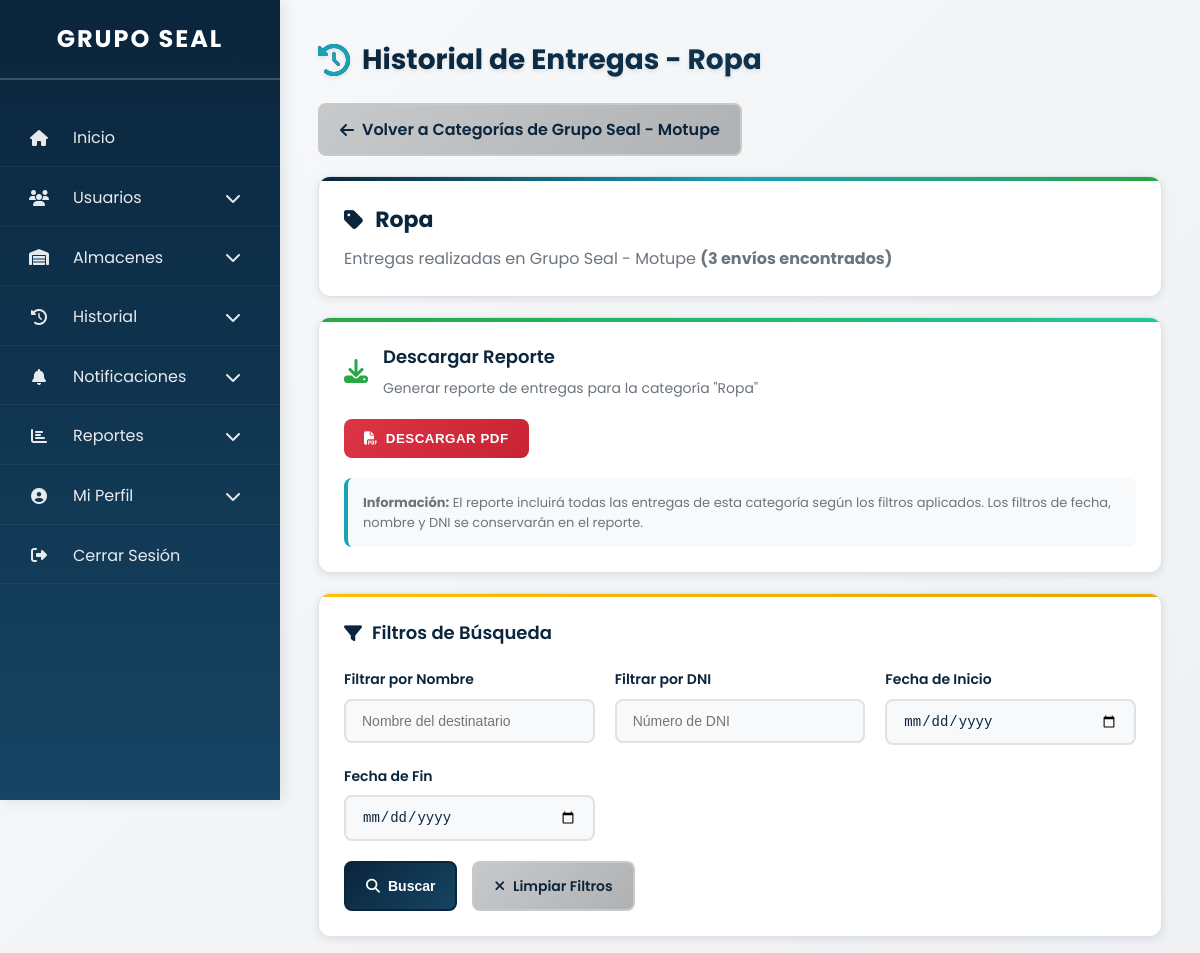
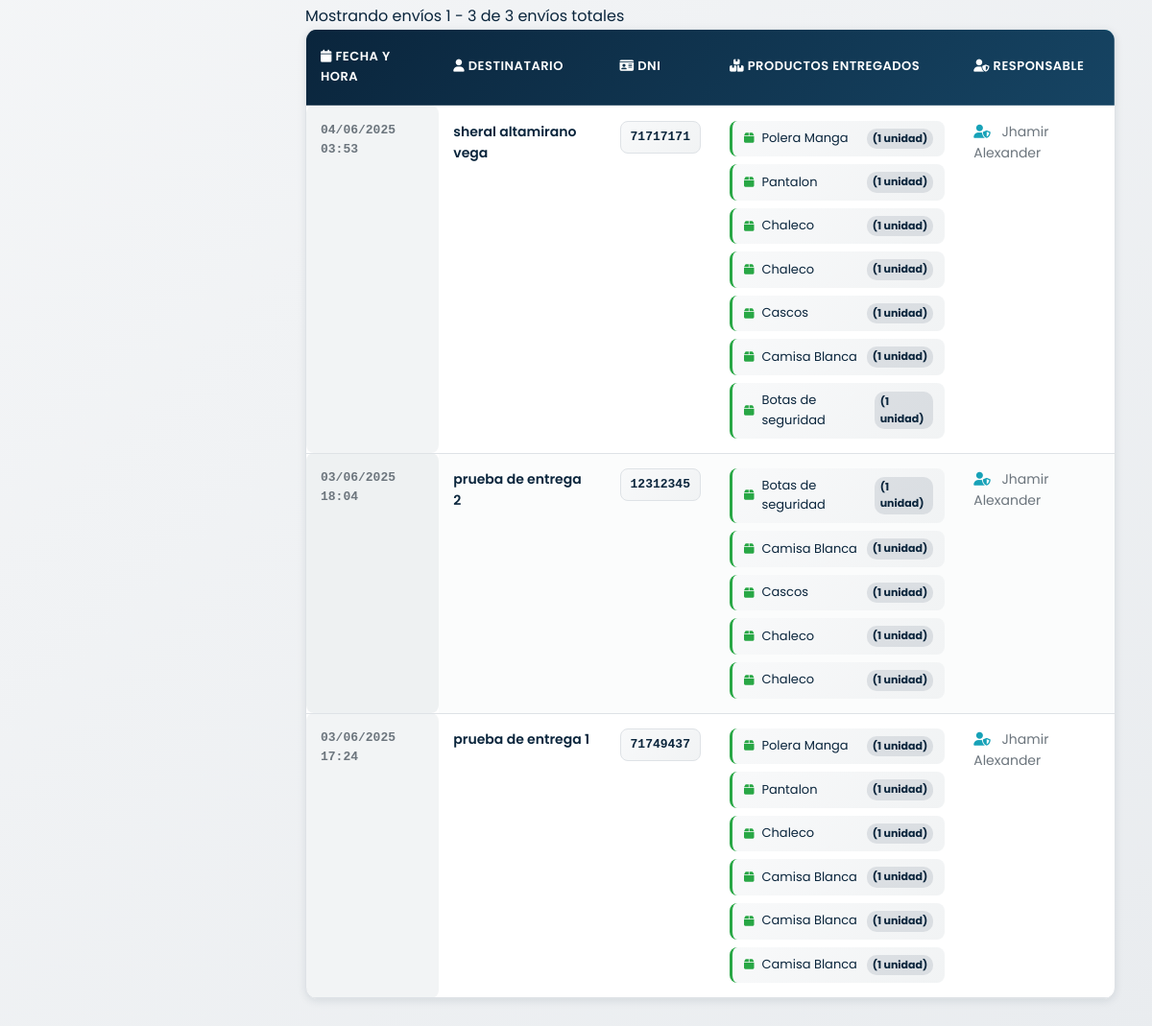
Page /entregas/historial.php?almacen_id=3&categoria_id=1 (signed in) on the committed database (2 pictures, top to bottom).
### tables this page shows
CREATE TABLE `categorias` (
  `id` int(11) NOT NULL,
  `nombre` varchar(100) NOT NULL
);

CREATE TABLE `almacenes` (
  `id` int(11) NOT NULL,
  `nombre` varchar(100) NOT NULL,
  `ubicacion` varchar(255) NOT NULL
);

CREATE TABLE `entrega_uniformes` (
  `id` int(11) NOT NULL,
  `usuario_responsable_id` int(11) NOT NULL,
  `nombre_destinatario` varchar(100) NOT NULL,
  `dni_destinatario` varchar(8) NOT NULL,
  `producto_id` int(11) NOT NULL,
  `cantidad` int(11) NOT NULL,
  `almacen_id` int(11) NOT NULL,
  `fecha_entrega` timestamp NOT NULL DEFAULT current_timestamp()
);

CREATE TABLE `usuarios` (
  `id` int(11) NOT NULL,
  `nombre` varchar(64) NOT NULL,
  `apellidos` varchar(100) NOT NULL,
  `dni` varchar(8) NOT NULL,
  `celular` varchar(15) NOT NULL,
  `direccion` varchar(255) DEFAULT NULL,
  `correo` varchar(100) NOT NULL,
  `contrasena` varchar(255) NOT NULL,
  `almacen_id` int(11) DEFAULT NULL,
  `rol` enum('admin','almacenero') NOT NULL,
  `estado` enum('activo','inactivo') DEFAULT 'activo',
  `fecha_registro` timestamp NOT NULL DEFAULT current_timestamp()
);

### entregas/historial.php (the view, shortened to what the rows shown need)
<?php
$usuario_almacen_id = $_SESSION["almacen_id"] ?? null;
$usuario_rol = $_SESSION["user_role"] ?? "usuario";
require_once "../config/database.php";
$filtro_almacen_id = isset($_GET['almacen_id']) ? (int)$_GET['almacen_id'] : null;
$filtro_categoria_id = isset($_GET['categoria_id']) ? (int)$_GET['categoria_id'] : null;
$almacen_id_mostrar = null;
if ($usuario_rol == 'admin') {
    $almacen_id_mostrar = $filtro_almacen_id;
} else {
    $almacen_id_mostrar = $usuario_almacen_id;
}
$almacen_info = null;
if ($almacen_id_mostrar) {
    $sql_almacen = "SELECT * FROM almacenes WHERE id = ?";
    $stmt = $conn->prepare($sql_almacen);
    $stmt->bind_param("i", $almacen_id_mostrar);
    $stmt->execute();
    $almacen_info = $stmt->get_result()->fetch_assoc();
}
$categoria_info = null;
if ($filtro_categoria_id) {
    $sql_categoria = "SELECT * FROM categorias WHERE id = ?";
    $stmt = $conn->prepare($sql_categoria);
    $stmt->bind_param("i", $filtro_categoria_id);
    $stmt->execute();
    $categoria_info = $stmt->get_result()->fetch_assoc();
}
function obtenerTodasLasEntregasAgrupadas($conn, $almacen_id, $categoria_id = null, $filtros = []) {
    $query = '
        SELECT
            eu.id,
            eu.nombre_destinatario,
            eu.dni_destinatario,
            eu.fecha_entrega,
            p.nombre as producto_nombre,
            eu.cantidad,
            a.nombre as almacen_nombre,
            u.nombre as usuario_responsable,
            c.nombre as categoria_nombre
        FROM
            entrega_uniformes eu
        JOIN
            productos p ON eu.producto_id = p.id
        JOIN
            almacenes a ON eu.almacen_id = a.id
        JOIN
            categorias c ON p.categoria_id = c.id
        LEFT JOIN
            usuarios u ON eu.usuario_responsable_id = u.id
        WHERE
            eu.almacen_id = ?
    ';
    $params = [$almacen_id];
    $types = 'i';
    if ($categoria_id) {
        $query .= ' AND p.categoria_id = ?';
        $params[] = $categoria_id;
        $types .= 'i';
    }
    $query .= ' ORDER BY eu.fecha_entrega DESC, eu.id DESC';
    $stmt = $conn->prepare($query);
    $stmt->bind_param($types, ...$params);
    if (!$stmt->execute()) {
        error_log("Error ejecutando consulta: " . $stmt->error);
        return [];
    }
    $result = $stmt->get_result();
    $entregasAgrupadas = [];
    while ($row = $result->fetch_assoc()) {
        $key = $row['fecha_entrega'] . '|' . $row['nombre_destinatario'] . '|' . $row['dni_destinatario'];
        if (!isset($entregasAgrupadas[$key])) {
            $entregasAgrupadas[$key] = [
                'id' => $row['id'],
                'fecha_entrega' => $row['fecha_entrega'],
                'nombre_destinatario' => $row['nombre_destinatario'],
                'dni_destinatario' => $row['dni_destinatario'],
                'almacen_nombre' => $row['almacen_nombre'],
                'usuario_responsable' => $row['usuario_responsable'],
                'categoria_nombre' => $row['categoria_nombre'],
                'productos' => []
            ];
        }
        $entregasAgrupadas[$key]['productos'][] = [
            'nombre' => $row['producto_nombre'],
            'cantidad' => $row['cantidad']
        ];
    }
    $entregasOrdenadas = array_values($entregasAgrupadas);
    usort($entregasOrdenadas, function($a, $b) {
        return strtotime($b['fecha_entrega']) - strtotime($a['fecha_entrega']);
    });
    return $entregasOrdenadas;
}
function aplicarPaginacion($entregas, $pagina_actual, $registros_por_pagina) {
    $total_entregas = count($entregas);
    $offset = ($pagina_actual - 1) * $registros_por_pagina;
    $entregas_paginadas = array_slice($entregas, $offset, $registros_por_pagina);
    return [
        'entregas' => $entregas_paginadas,
        'total' => $total_entregas
    ];
}
$filtros = [
    'dni' => $_GET['dni'] ?? '',
    'nombre' => $_GET['nombre'] ?? '',
    'fecha_inicio' => $_GET['fecha_inicio'] ?? '',
    'fecha_fin' => $_GET['fecha_fin'] ?? ''
];
$registros_por_pagina = 10;
$pagina_actual = isset($_GET['pagina']) ? max(1, intval($_GET['pagina'])) : 1;
$total_entregas = 0;
$entregas = [];
if ($almacen_id_mostrar && $filtro_categoria_id) {
    $todas_las_entregas = obtenerTodasLasEntregasAgrupadas($conn, $almacen_id_mostrar, $filtro_categoria_id, $filtros);
    $resultado_paginacion = aplicarPaginacion($todas_las_entregas, $pagina_actual, $registros_por_pagina);
    $entregas = $resultado_paginacion['entregas'];
    $total_entregas = $resultado_paginacion['total'];
}
?>
<!DOCTYPE html>
<html lang="es">
<head>
    <link rel="stylesheet" href="https://cdnjs.cloudflare.com/ajax/libs/font-awesome/6.4.2/css/all.min.css">
    <link rel="stylesheet" href="../assets/css/historial-entregas.css">
</head>
<body class="historial-page">
<nav class="sidebar" id="sidebar" role="navigation" aria-label="Menú principal">
    <h2>GRUPO SEAL</h2>
</nav>
<main class="content" id="main-content" role="main">
    <div class="historial-header-section">
        <div class="historial-title-container">
            <h2 class="historial-title">
                <i class="fas fa-history"></i>
                <?php if ($almacen_info && $categoria_info): ?>
                    Historial de Entregas - <?php echo htmlspecialchars($categoria_info['nombre']); ?>
                <?php elseif ($almacen_info): ?>
                    Historial de Entregas - <?php echo htmlspecialchars($almacen_info['nombre']); ?>
                <?php elseif ($usuario_rol == 'admin' && !$filtro_almacen_id): ?>
                    Seleccionar Almacén para Ver Entregas
                <?php else: ?>
                    Historial de Entregas por Categoría
                <?php endif; ?>
            </h2>
        </div>
    </div>
    <?php if ($almacen_info && $categoria_info): ?>
        <a href="?almacen_id=<?php echo $almacen_info['id']; ?>" class="back-button">
            <i class="fas fa-arrow-left"></i>
            Volver a Categorías de <?php echo htmlspecialchars($almacen_info['nombre']); ?>
        </a>
        <div class="categoria-breadcrumb">
            <h4>
                <i class="fas fa-tag"></i>
                <?php echo htmlspecialchars($categoria_info['nombre']); ?>
            </h4>
            <p>
                Entregas realizadas en <?php echo htmlspecialchars($almacen_info['nombre']); ?>
                <strong>(<?php echo number_format($total_entregas); ?> envíos encontrados)</strong>
            </p>
        </div>
        <div class="download-section">
            <div class="download-header">
                <i class="fas fa-download"></i>
                <div>
                    <h3>Descargar Reporte</h3>
                    <p>
                        Generar reporte de entregas para la categoría "<?php echo htmlspecialchars($categoria_info['nombre']); ?>"
                    </p>
                </div>
            </div>
            <div class="download-buttons">
                <button class="download-btn download-btn-pdf" onclick="confirmarDescarga('pdf')">
                    <i class="fas fa-file-pdf"></i>
                    Descargar PDF
                </button>
            </div>
            <div class="download-info">
                <p><strong>Información:</strong> El reporte incluirá todas las entregas de esta categoría según los filtros aplicados.
                Los filtros de fecha, nombre y DNI se conservarán en el reporte.</p>
            </div>
        </div>
        <div class="filtros-categoria">
            <h3>
                <i class="fas fa-filter"></i>
                Filtros de Búsqueda
            </h3>
            <form method="GET" class="historial-filter-form" id="formulario-filtros">
                <div class="historial-filter-row">
                    <div class="historial-form-group">
                        <label for="filtro-nombre" class="historial-form-label">Filtrar por Nombre</label>
                        <input type="text" class="historial-form-control" id="filtro-nombre" name="nombre"
                               placeholder="Nombre del destinatario"
                               value="<?php echo htmlspecialchars($_GET['nombre'] ?? ''); ?>">
                    </div>
                    <div class="historial-form-group">
                        <label for="filtro-dni" class="historial-form-label">Filtrar por DNI</label>
                        <input type="text" class="historial-form-control" id="filtro-dni" name="dni"
                               placeholder="Número de DNI"
                               value="<?php echo htmlspecialchars($_GET['dni'] ?? ''); ?>">
                    </div>
                    <div class="historial-form-group">
                        <label for="filtro-fecha-inicio" class="historial-form-label">Fecha de Inicio</label>
                        <input type="date" class="historial-form-control" id="filtro-fecha-inicio"
                               name="fecha_inicio"
                               value="<?php echo htmlspecialchars($_GET['fecha_inicio'] ?? ''); ?>">
                    </div>
                    <div class="historial-form-group">
                        <label for="filtro-fecha-fin" class="historial-form-label">Fecha de Fin</label>
                        <input type="date" class="historial-form-control" id="filtro-fecha-fin"
                               name="fecha_fin"
                               value="<?php echo htmlspecialchars($_GET['fecha_fin'] ?? ''); ?>">
                    </div>
                </div>
                <div class="historial-filter-actions">
                    <button type="submit" class="historial-btn historial-btn-primary">
                        <i class="fas fa-search"></i> Buscar
                    </button>
                    <a href="?almacen_id=<?php echo $filtro_almacen_id; ?>&categoria_id=<?php echo $filtro_categoria_id; ?>" class="historial-btn historial-btn-secondary">
                        <i class="fas fa-times"></i> Limpiar Filtros
                    </a>
                </div>
            </form>
        </div>
        <?php if ($total_entregas > 0): ?>
        <div class="pagination-info">
            <p>
                Mostrando envíos <?php echo number_format((($pagina_actual - 1) * $registros_por_pagina) + 1); ?> -
                <?php echo number_format(min($pagina_actual * $registros_por_pagina, $total_entregas)); ?>
                de <?php echo number_format($total_entregas); ?> envíos totales
            </p>
        </div>
        <?php endif; ?>
        <div class="historial-table-container">
            <div class="historial-table-responsive">
                <table class="historial-table" id="tabla-historial-entregas">
                    <thead>
                        <tr>
                            <th><i class="fas fa-calendar"></i> Fecha y Hora</th>
                            <th><i class="fas fa-user"></i> Destinatario</th>
                            <th><i class="fas fa-id-card"></i> DNI</th>
                            <th><i class="fas fa-boxes"></i> Productos Entregados</th>
                            <th><i class="fas fa-user-shield"></i> Responsable</th>
                        </tr>
                    </thead>
                    <tbody>
                        <?php if (empty($entregas)): ?>
                            <tr>
                                <td colspan="5" class="historial-no-results">
                                    <i class="fas fa-inbox"></i>
                                    <?php if ($total_entregas == 0): ?>
                                        No hay entregas registradas para esta categoría
                                    <?php else: ?>
                                        No se encontraron entregas con los filtros aplicados
                                    <?php endif; ?>
                                </td>
                            </tr>
                        <?php else: ?>
                            <?php foreach ($entregas as $entrega): ?>
                                <tr>
                                    <td class="historial-fecha-cell">
                                        <?php
                                        $fecha = new DateTime($entrega['fecha_entrega']);
                                        echo $fecha->format('d/m/Y H:i');
                                        ?>
                                    </td>
                                    <td class="historial-destinatario-cell">
                                        <?php echo htmlspecialchars($entrega['nombre_destinatario']); ?>
                                    </td>
                                    <td>
                                        <span class="historial-dni-cell">
                                            <?php echo htmlspecialchars($entrega['dni_destinatario']); ?>
                                        </span>
                                    </td>
                                    <td>
                                        <ul class="historial-productos-lista">
                                            <?php foreach ($entrega['productos'] as $producto): ?>
                                                <li class="historial-producto-item">
                                                    <i class="fas fa-box"></i>
                                                    <?php echo htmlspecialchars($producto['nombre']); ?>
                                                    <span class="historial-producto-cantidad">
                                                        (<?php echo htmlspecialchars($producto['cantidad']); ?> unidad<?php echo ($producto['cantidad'] != 1) ? 'es' : ''; ?>)
                                                    </span>
                                                </li>
                                            <?php endforeach; ?>
                                        </ul>
                                    </td>
                                    <td class="historial-responsable-cell">
                                        <i class="fas fa-user-shield"></i>
                                        <?php echo htmlspecialchars($entrega['usuario_responsable'] ?? 'No registrado'); ?>
                                    </td>
                                </tr>
                            <?php endforeach; ?>
                        <?php endif; ?>
                    </tbody>
                </table>
            </div>
        </div>
    <?php endif; ?>
</main>
</body>
</html>

### rows in the picture
categorias: nombre "Ropa"
almacenes: nombre "Grupo Seal - Motupe"
entrega_uniformes: fecha_entrega "04/06/2025 03:53", nombre_destinatario "sheral altamirano vega", dni_destinatario "71717171", nombre "Polera Manga", cantidad "1", nombre "Pantalon", nombre "Chaleco", nombre "Cascos", nombre "Camisa Blanca", nombre "Botas de seguridad", usuario_responsable.nombre "Jhamir Alexander"
entrega_uniformes: fecha_entrega "03/06/2025 18:04", nombre_destinatario "prueba de entrega 2", dni_destinatario "12312345", nombre "Botas de seguridad", cantidad "1", nombre "Camisa Blanca", nombre "Cascos", nombre "Chaleco", usuario_responsable.nombre "Jhamir Alexander"
entrega_uniformes: fecha_entrega "03/06/2025 17:24", nombre_destinatario "prueba de entrega 1", dni_destinatario "71749437", nombre "Polera Manga", cantidad "1", nombre "Pantalon", nombre "Chaleco", nombre "Camisa Blanca", usuario_responsable.nombre "Jhamir Alexander"

### other values in the picture
$total_entregas "3"
min($pagina_actual * $registros_por_pagina, $total_entregas) "3"
